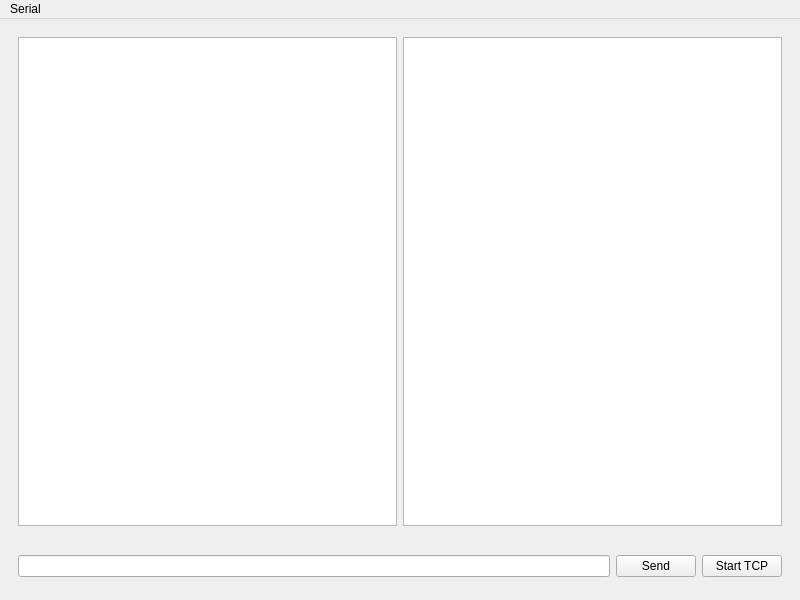
<?xml version="1.0" encoding="UTF-8"?>
<ui version="4.0">
 <class>MainWindow</class>
 <widget class="QMainWindow" name="MainWindow">
  <property name="geometry">
   <rect>
    <x>0</x>
    <y>0</y>
    <width>800</width>
    <height>600</height>
   </rect>
  </property>
  <property name="windowTitle">
   <string>MainWindow</string>
  </property>
  <widget class="QWidget" name="centralwidget">
   <layout class="QVBoxLayout" name="verticalLayout">
    <item>
     <widget class="QWidget" name="widget" native="true">
      <layout class="QHBoxLayout" name="horizontalLayout">
       <item>
        <widget class="QTextEdit" name="outText">
         <property name="readOnly">
          <bool>true</bool>
         </property>
        </widget>
       </item>
       <item>
        <widget class="QTextEdit" name="inText">
         <property name="readOnly">
          <bool>true</bool>
         </property>
        </widget>
       </item>
      </layout>
     </widget>
    </item>
    <item>
     <widget class="QWidget" name="widget_2" native="true">
      <property name="minimumSize">
       <size>
        <width>0</width>
        <height>50</height>
       </size>
      </property>
      <property name="maximumSize">
       <size>
        <width>16777215</width>
        <height>75</height>
       </size>
      </property>
      <layout class="QHBoxLayout" name="horizontalLayout_2">
       <item>
        <widget class="QLineEdit" name="outEdit"/>
       </item>
       <item>
        <widget class="QPushButton" name="sendButton">
         <property name="text">
          <string>Send</string>
         </property>
        </widget>
       </item>
       <item>
        <widget class="QPushButton" name="tcpButton">
         <property name="text">
          <string>Start TCP</string>
         </property>
        </widget>
       </item>
      </layout>
     </widget>
    </item>
   </layout>
  </widget>
  <widget class="QMenuBar" name="menuBar">
   <property name="geometry">
    <rect>
     <x>0</x>
     <y>0</y>
     <width>800</width>
     <height>21</height>
    </rect>
   </property>
   <widget class="QMenu" name="menuSerial">
    <property name="title">
     <string>Serial</string>
    </property>
   </widget>
   <addaction name="menuSerial"/>
  </widget>
 </widget>
 <resources/>
 <connections/>
</ui>
